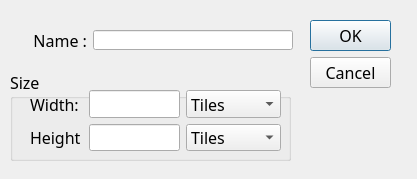
<?xml version="1.0" encoding="UTF-8"?>
<ui version="4.0">
 <class>Dialog</class>
 <widget class="QDialog" name="Dialog">
  <property name="windowModality">
   <enum>Qt::NonModal</enum>
  </property>
  <property name="geometry">
   <rect>
    <x>0</x>
    <y>0</y>
    <width>417</width>
    <height>179</height>
   </rect>
  </property>
  <property name="sizePolicy">
   <sizepolicy hsizetype="Fixed" vsizetype="Fixed">
    <horstretch>0</horstretch>
    <verstretch>0</verstretch>
   </sizepolicy>
  </property>
  <property name="font">
   <font>
    <family>DF Curses 8x12</family>
    <pointsize>12</pointsize>
   </font>
  </property>
  <property name="windowTitle">
   <string>New</string>
  </property>
  <property name="modal">
   <bool>true</bool>
  </property>
  <widget class="QDialogButtonBox" name="buttonBox">
   <property name="geometry">
    <rect>
     <x>310</x>
     <y>20</y>
     <width>81</width>
     <height>141</height>
    </rect>
   </property>
   <property name="orientation">
    <enum>Qt::Vertical</enum>
   </property>
   <property name="standardButtons">
    <set>QDialogButtonBox::Cancel|QDialogButtonBox::Ok</set>
   </property>
  </widget>
  <widget class="QGroupBox" name="groupBox">
   <property name="geometry">
    <rect>
     <x>10</x>
     <y>70</y>
     <width>281</width>
     <height>91</height>
    </rect>
   </property>
   <property name="title">
    <string>Size</string>
   </property>
   <property name="flat">
    <bool>false</bool>
   </property>
   <property name="checkable">
    <bool>false</bool>
   </property>
   <property name="checked">
    <bool>false</bool>
   </property>
   <widget class="QWidget" name="layoutWidget">
    <property name="geometry">
     <rect>
      <x>20</x>
      <y>20</y>
      <width>251</width>
      <height>61</height>
     </rect>
    </property>
    <layout class="QGridLayout" name="gridLayout">
     <item row="0" column="0">
      <widget class="QLabel" name="label">
       <property name="maximumSize">
        <size>
         <width>16777215</width>
         <height>20</height>
        </size>
       </property>
       <property name="text">
        <string>Width: </string>
       </property>
      </widget>
     </item>
     <item row="0" column="1">
      <widget class="QLineEdit" name="widthEdit"/>
     </item>
     <item row="0" column="2">
      <widget class="QComboBox" name="widthType">
       <item>
        <property name="text">
         <string>Tiles</string>
        </property>
       </item>
       <item>
        <property name="text">
         <string>Embarks</string>
        </property>
       </item>
      </widget>
     </item>
     <item row="1" column="0">
      <widget class="QLabel" name="label_2">
       <property name="text">
        <string>Height</string>
       </property>
      </widget>
     </item>
     <item row="1" column="1">
      <widget class="QLineEdit" name="heightEdit"/>
     </item>
     <item row="1" column="2">
      <widget class="QComboBox" name="heightType">
       <item>
        <property name="text">
         <string>Tiles</string>
        </property>
       </item>
       <item>
        <property name="text">
         <string>Embarks</string>
        </property>
       </item>
      </widget>
     </item>
    </layout>
   </widget>
  </widget>
  <widget class="QWidget" name="layoutWidget">
   <property name="geometry">
    <rect>
     <x>12</x>
     <y>20</y>
     <width>281</width>
     <height>41</height>
    </rect>
   </property>
   <layout class="QHBoxLayout" name="horizontalLayout">
    <item>
     <widget class="QLabel" name="label_3">
      <property name="maximumSize">
       <size>
        <width>16777215</width>
        <height>20</height>
       </size>
      </property>
      <property name="text">
       <string>Name :</string>
      </property>
      <property name="alignment">
       <set>Qt::AlignRight|Qt::AlignTrailing|Qt::AlignVCenter</set>
      </property>
     </widget>
    </item>
    <item>
     <widget class="QLineEdit" name="nameEdit">
      <property name="sizePolicy">
       <sizepolicy hsizetype="Preferred" vsizetype="Fixed">
        <horstretch>0</horstretch>
        <verstretch>0</verstretch>
       </sizepolicy>
      </property>
      <property name="minimumSize">
       <size>
        <width>200</width>
        <height>0</height>
       </size>
      </property>
      <property name="maximumSize">
       <size>
        <width>16777215</width>
        <height>20</height>
       </size>
      </property>
     </widget>
    </item>
   </layout>
  </widget>
  <zorder>groupBox</zorder>
  <zorder>layoutWidget</zorder>
  <zorder>buttonBox</zorder>
 </widget>
 <resources/>
 <connections>
  <connection>
   <sender>buttonBox</sender>
   <signal>accepted()</signal>
   <receiver>Dialog</receiver>
   <slot>accept()</slot>
   <hints>
    <hint type="sourcelabel">
     <x>310</x>
     <y>160</y>
    </hint>
    <hint type="destinationlabel">
     <x>157</x>
     <y>178</y>
    </hint>
   </hints>
  </connection>
  <connection>
   <sender>buttonBox</sender>
   <signal>rejected()</signal>
   <receiver>Dialog</receiver>
   <slot>reject()</slot>
   <hints>
    <hint type="sourcelabel">
     <x>336</x>
     <y>160</y>
    </hint>
    <hint type="destinationlabel">
     <x>286</x>
     <y>178</y>
    </hint>
   </hints>
  </connection>
 </connections>
</ui>
